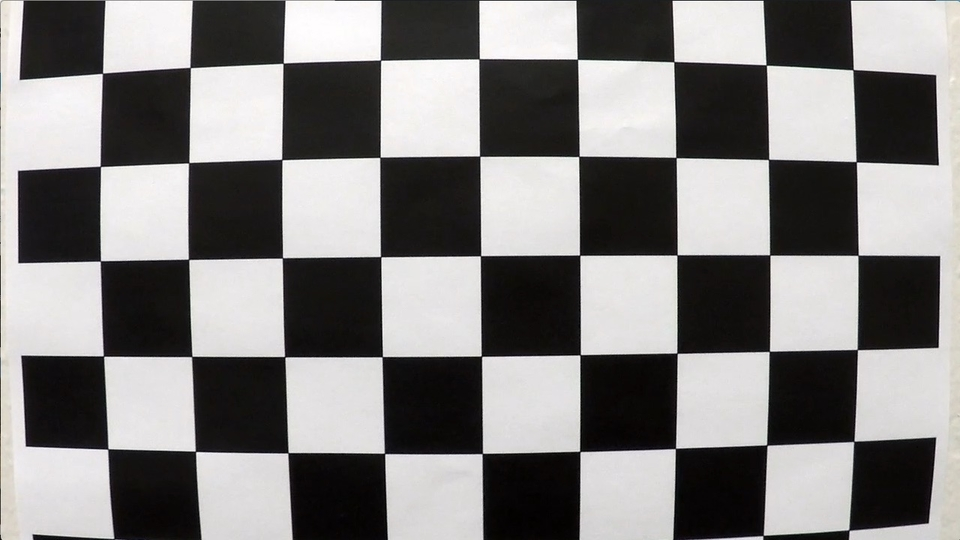
#> input picture camera_cal/calibration1.jpg, 960 x 540 px; its folder holds 5 pictures in this run
$ jupyter execute --allow-errors Advanced-lane-lines-1.ipynb   (shell and % lines are left out)   (older library calls are emulated)
#> lines starting #> are read from the running program, lines starting #| are printed output that depends on the picture; after the words box and inside, x2 and y2 are one past the last pixel; in counts of white or black regions, pixels touching at a corner belong together
# Advanced Lane Line Findings

Note: All the process to detect lane lines in test video is executed in `process_image` function in `Defining image processing method` section.

## Camera Calibration

[cell 1]
import numpy as np
import cv2
import matplotlib.pyplot as plt
import matplotlib.image as mpimg
import glob

print(cv2.__version__)

[cell 2]
def cal_undistort(img, objpoints, imgpoints):
    gray = cv2.cvtColor(img, cv2.COLOR_BGR2GRAY)
    ret, mtx, dist, rvecs, tvecs = cv2.calibrateCamera(objpoints, imgpoints, gray.shape[::-1], None,None)
    undist = cv2.undistort(img, mtx, dist, None, mtx)
    return undist, mtx, dist

def collect_callibration_points():
    objpoints = []
    imgpoints = []

    images = glob.glob('./camera_cal/calibration*.jpg')
    objp = np.zeros((6*9,3), np.float32)
    objp[:,:2] = np.mgrid[0:9,0:6].T.reshape(-1, 2)

    for fname in images:
        img = mpimg.imread(fname)
#> img is the input picture: shape (540, 960, 3); mean R, G, B 130.1, 128.4, 127.8

        gray = cv2.cvtColor(img, cv2.COLOR_BGR2GRAY)
        ret, corners = cv2.findChessboardCorners(gray, (9, 6), None)
#> ret = False; corners = None

        if ret == True:
            imgpoints.append(corners)
            objpoints.append(objp)

    return imgpoints, objpoints

def compare_images(image1, image2, image1_exp="Image 1", image2_exp="Image 2"):
    f, (ax1, ax2) = plt.subplots(1, 2, figsize=(24, 9))
    f.tight_layout()
    ax1.imshow(image1)
    ax1.set_title(image1_exp, fontsize=50)
    ax2.imshow(image2)
    ax2.set_title(image2_exp, fontsize=50)
    plt.subplots_adjust(left=0., right=1, top=0.9, bottom=0.)


imgpoints, objpoints = collect_callibration_points()
img = mpimg.imread('./camera_cal/calibration3.jpg')
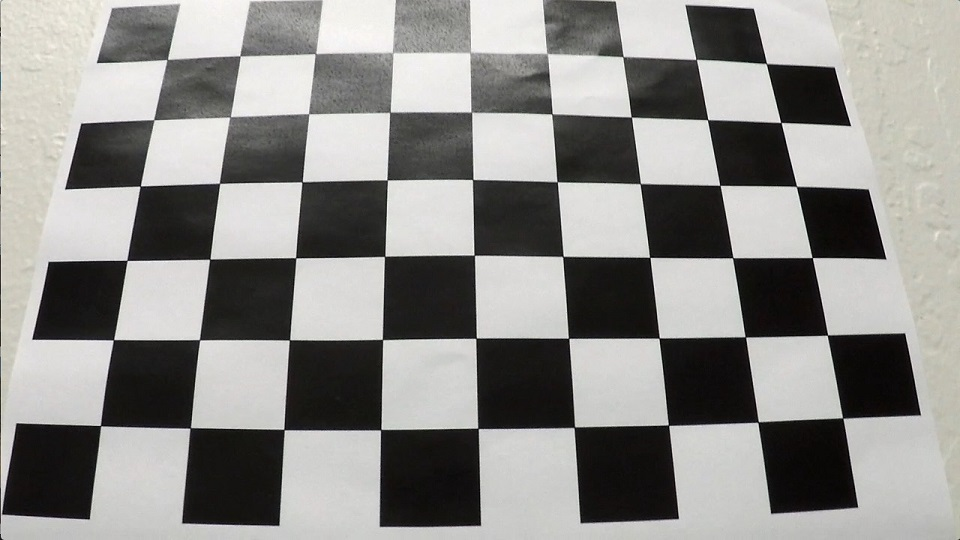
#> input picture camera_cal/calibration3.jpg, 960 x 540 px
#> img is the input picture: shape (540, 960, 3); mean R, G, B 141.5, 140.6, 137.8
undistorted, mtx, dist_coefficients = cal_undistort(img, objpoints, imgpoints)
#> in cal_undistort, `undist = cv2.undistort(img, mtx, dist, None, mtx)`:
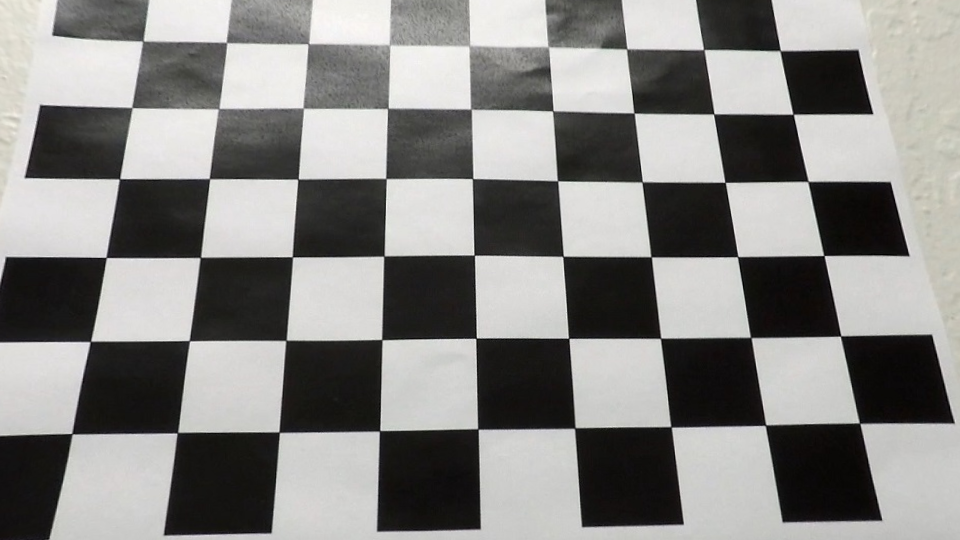
#> undist: shape (540, 960, 3); mean R, G, B 135.1, 134.3, 132.1

image_path = './test_images/straight_lines2.jpg'
image = mpimg.imread(image_path)
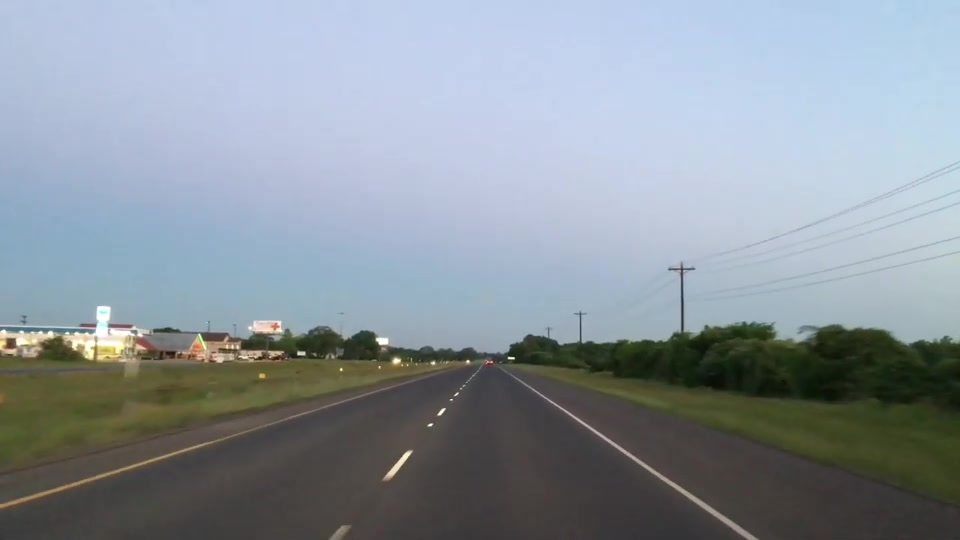
#> input picture test_images/straight_lines2.jpg, 960 x 540 px
#> image is the input picture: shape (540, 960, 3); mean R, G, B 138.8, 148.5, 157
image, mtx, dist_coefficients = cal_undistort(image, objpoints, imgpoints)

## Gradient Thresholds

[cell 3]
def abs_sobel_thresh(image, orient='x', sobel_kernel=3, thresh=(0, 255)):
#> called with orient = 'x', sobel_kernel = 3, thresh = (20, 100)
    gray = cv2.cvtColor(image, cv2.COLOR_RGB2GRAY)
    isX = True if orient == 'x' else False
    sobel = cv2.Sobel(gray, cv2.CV_64F, isX, not isX)
    abs_sobel = np.absolute(sobel)
    scaled_sobel = np.uint8(255*abs_sobel/np.max(abs_sobel))
    grad_binary = np.zeros_like(scaled_sobel)
    grad_binary[(scaled_sobel >= thresh[0]) & (scaled_sobel <= thresh[1])] = 1

    return grad_binary

# [22 lines left out: functions mag_thresh, dir_threshold, not called in this run]

def apply_thresholds(image, ksize=3):
    gradx = abs_sobel_thresh(image, orient='x', sobel_kernel=ksize, thresh=(20, 100))
    grady = abs_sobel_thresh(image, orient='y', sobel_kernel=ksize, thresh=(20, 100))
    mag_binary = mag_thresh(image, sobel_kernel=ksize, mag_thresh=(30, 100))
    dir_binary = dir_threshold(image, sobel_kernel=ksize, thresh=(0.7, 1.3))

    combined = np.zeros_like(dir_binary)
    combined[((gradx == 1) & (grady == 1)) | ((mag_binary == 1) & (dir_binary == 1))] = 1

    return combined

#> (the rest of this cell did not finish here and is left out)

## Color Threshold

[cell 4]
def apply_color_threshold(image):
    hls = cv2.cvtColor(image, cv2.COLOR_RGB2HLS)
#> hls: shape (540, 960, 3); mean of channels 0, 1, 2 83, 148.8, 72.5
    s_channel = hls[:,:,2]
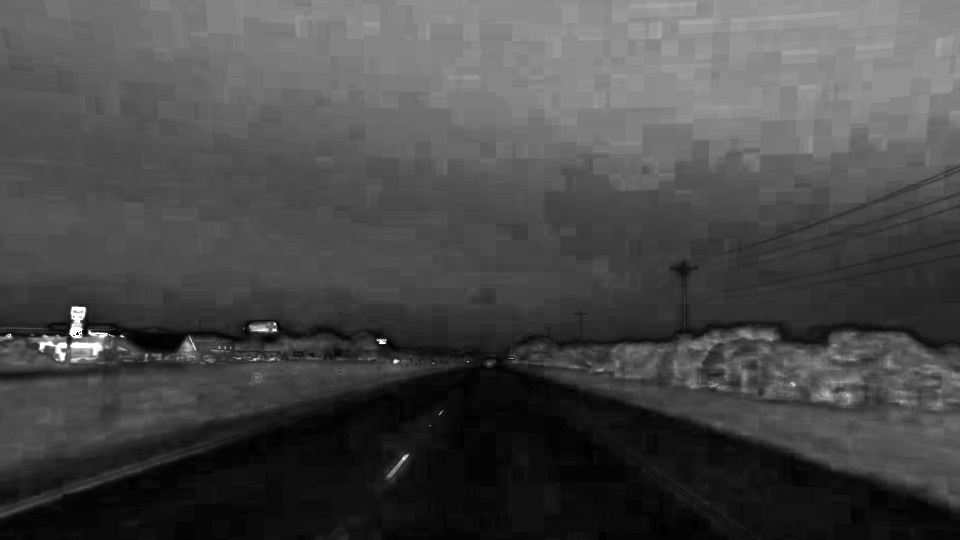
#> s_channel: shape (540, 960); min 0, max 255, mean 72.5
    s_thresh_min = 170
    s_thresh_max = 255
    s_binary = np.zeros_like(s_channel)
    s_binary[(s_channel >= s_thresh_min) & (s_channel <= s_thresh_max)] = 1

    return s_binary

s_binary = apply_color_threshold(image)
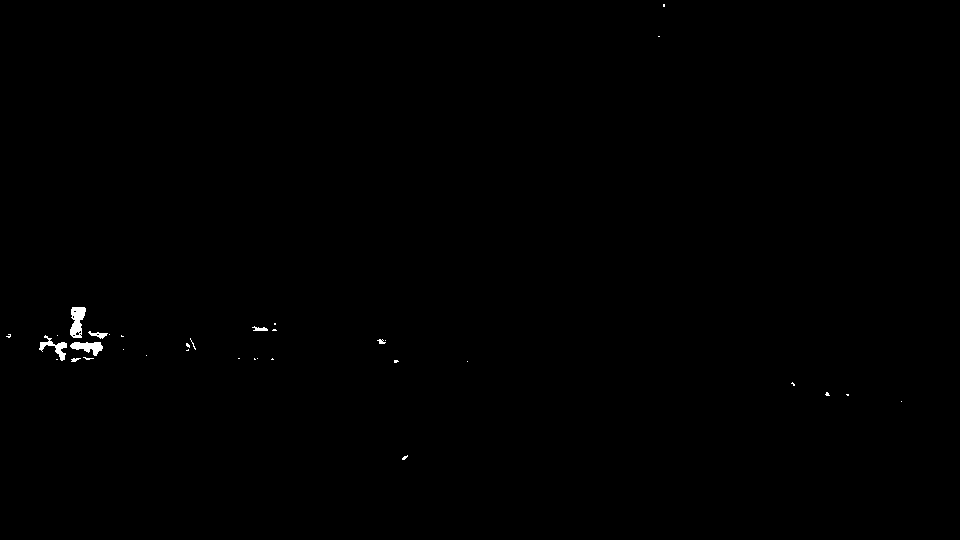
#> s_binary: shape (540, 960); values 0 (black) and 1 (white), 0.22% white; 34 white regions (27 under 20 px), largest, box (x1, y1, x2, y2) and area: (70, 307, 86, 338) 332, (70, 342, 103, 356) 264, (39, 335, 67, 361) 232
compare_images(image, s_binary, "Original Image", "Color Threshold")

## Combine Color and Gradient

[cell 5]
# [5 lines left out: function combine_threshold, not called in this run]

#> (the rest of this cell did not finish here and is left out)

## Perspective Transform

[cell 6]
def warp(img):
    img_size = (img.shape[1], img.shape[0])
#> img_size = (960, 540)

    src = np.float32(
        [[540, 390],
          [730, 530],
          [320, 530],
          [450, 390]])

    dst = np.float32(
        [[900, 0],
          [900, 530],
          [250, 530],
          [250, 0]])

    M = cv2.getPerspectiveTransform(src, dst)
    Minv = cv2.getPerspectiveTransform(dst, src)

    binary_warped = cv2.warpPerspective(img, M, img_size, flags=cv2.INTER_LINEAR)
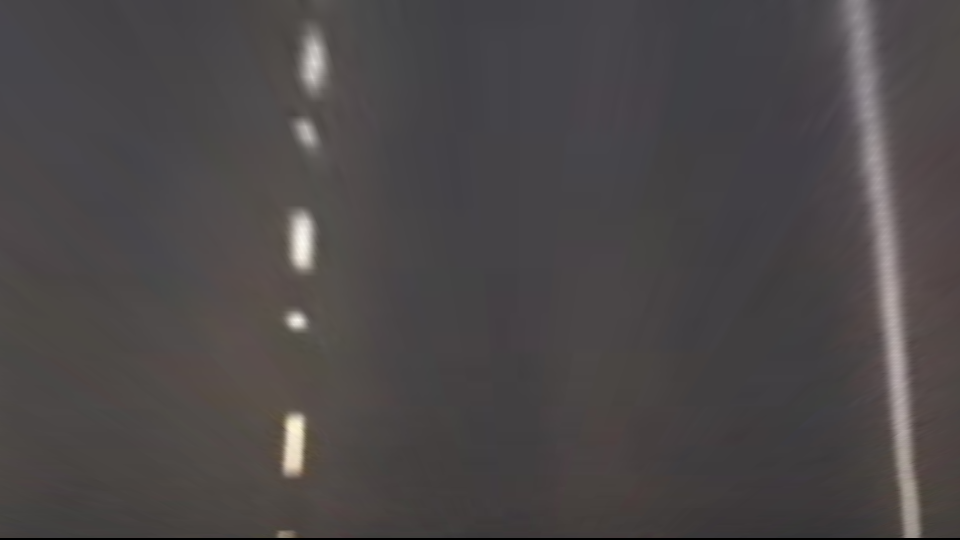
#> binary_warped: shape (540, 960, 3); mean R, G, B 75.4, 71.5, 72.1

    return binary_warped, Minv

def compare_plotted_images(image1, image2, image1_exp="Image 1", image2_exp="Image 2"):
    f, (ax1, ax2) = plt.subplots(1, 2, figsize=(24, 9))
    f.tight_layout()
    ax1.imshow(image1)
    ax1.plot([540, 730], [390, 530], color='r', linewidth="5")
    ax1.plot([730, 320], [530, 530], color='r', linewidth="5")
    ax1.plot([320, 450], [530, 390], color='r', linewidth="5")
    ax1.plot([450, 540], [390, 390], color='r', linewidth="5")
    ax1.set_title(image1_exp, fontsize=50)
    ax2.imshow(image2)
    ax2.plot([900, 900], [0, 530], color='r', linewidth="5")
    ax2.plot([900, 250], [530, 530], color='r', linewidth="5")
    ax2.plot([250, 250], [530, 0], color='r', linewidth="5")
    ax2.plot([250, 900], [0, 0], color='r', linewidth="5")
    ax2.set_title(image2_exp, fontsize=50)
    plt.subplots_adjust(left=0., right=1, top=0.9, bottom=0.)

warped, Minv = warp(image)
compare_plotted_images(image, warped, "Original Image", "Warped Image")
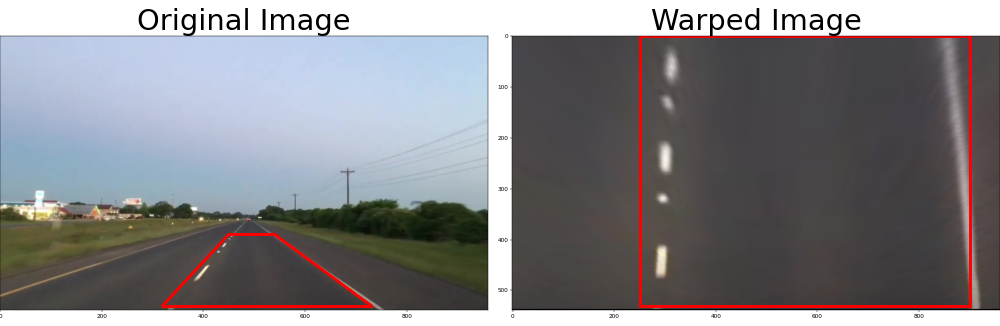
#> figure drawn by matplotlib, 2 panels

# Finding the Lines

## Histogram

[cell 7]
# [4 lines left out: function get_histogram, not called in this run]

#> (the rest of this cell did not finish here and is left out)

## Sliding Window

[cell 8]
# [65 lines left out: function slide_window, not called in this run]

#> (the rest of this cell did not finish here and is left out)

## Skipping Slinding Window

[cell 9]
# [60 lines left out: function skip_sliding_window, not called in this run]

#> (the rest of this cell did not finish here and is left out)

## Measuring Curvature

[cell 10]
# [18 lines left out: function measure_curvature, not called in this run]

#> (the rest of this cell did not finish here and is left out)

## Drawing

[cell 11]
# [20 lines left out: function draw_lane_lines, not called in this run]


#> (the rest of this cell did not finish here and is left out)

## Defining image processing method

[cell 12]
global used_warped
global used_ret

def process_image(image):
    global used_warped
    global used_ret

    #Undistort image
    image, mtx, dist_coefficients = cal_undistort(image, objpoints, imgpoints)
#> in cal_undistort (call 3), `undist = cv2.undistort(img, mtx, dist, None, mtx)`:
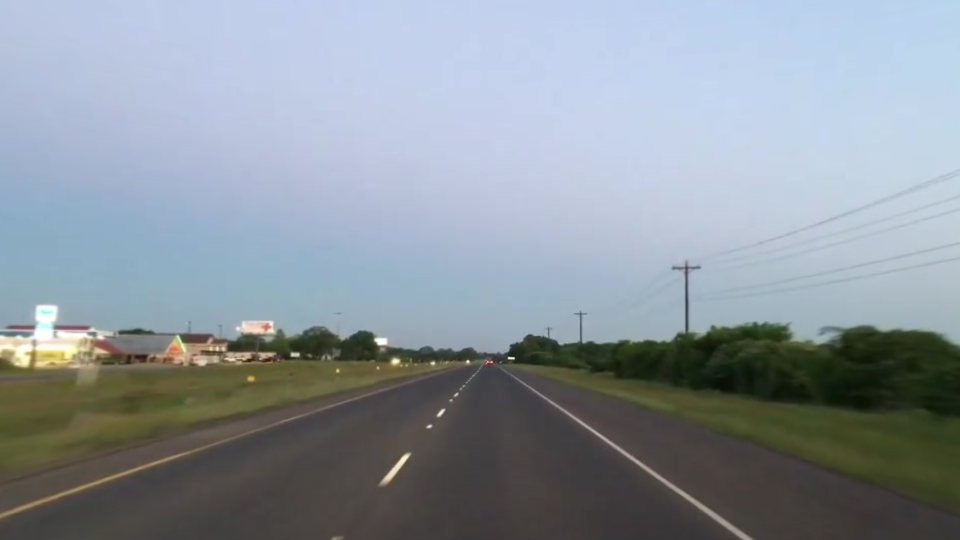
#> undist: shape (540, 960, 3); mean R, G, B 139.8, 149, 157.3

    # Gradient thresholding
    gradient_combined = apply_thresholds(image)
#> call 2 of abs_sobel_thresh, with orient = 'x', sobel_kernel = 3, thresh = (20, 100)
#> in abs_sobel_thresh (call 2), `gray = cv2.cvtColor(image, cv2.COLOR_RGB2GRAY)`:
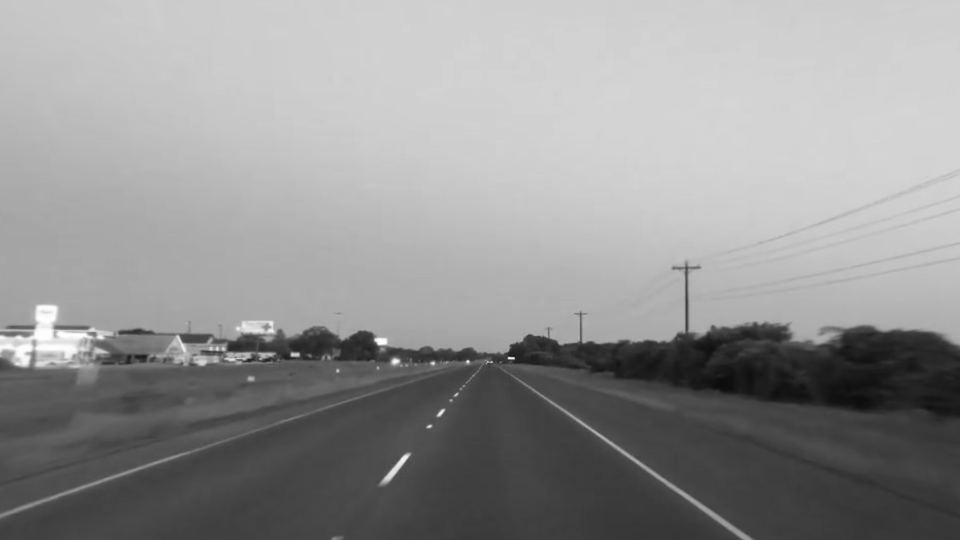
#> gray: shape (540, 960); min 11, max 255, mean 147.2
